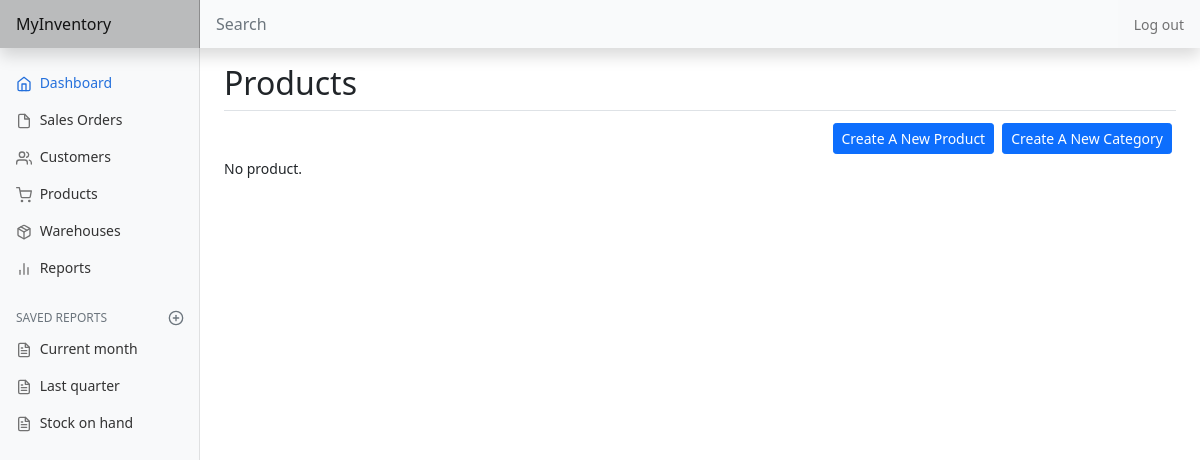
The page /product/list (signed in) on the database as committed earlier.
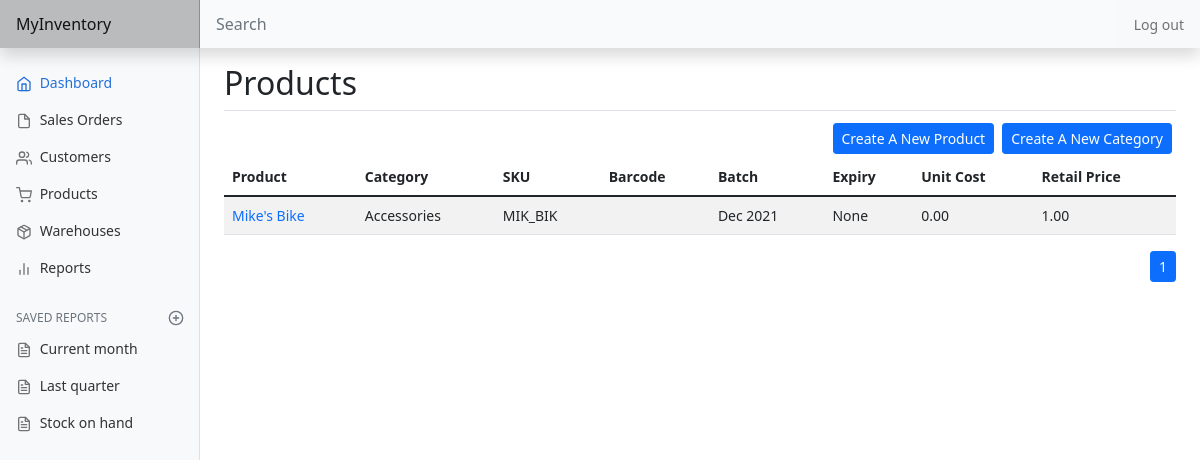
The same page on the database as committed later.
### inventory/models.py (models this page shows, shortened)
class Product(models.Model):
    user = models.ForeignKey(
        User, on_delete=models.CASCADE, related_name="products")
    name = models.CharField(max_length=100)
    sku = models.CharField(blank=True, max_length=20)
    barcode = models.CharField(blank=True, max_length=32)
    category = models.ForeignKey(ProductCategory, on_delete=models.PROTECT)
    batch = models.CharField(max_length=20)
    expiry_date = models.DateField(null=True, blank=True)
    unit_cost = models.DecimalField(
        max_digits=19, decimal_places=10, default=0)
    retail_price = models.DecimalField(
        max_digits=19, decimal_places=10, default=1)

class ProductCategory(models.Model):
    user = models.ForeignKey(
        User, on_delete=models.CASCADE, related_name="categories")
    category = models.CharField(max_length=64)
    def __str__(self):
        return f"{ self.category }"

### inventory/views.py (the view)
# urls.py: path('product/list', views.product, name="product"),
@ login_required
def product(request):
    if not request.user.is_authenticated:
        return JsonResponse(status=404)
    products = Product.objects.filter(user=request.user).order_by('name')
    return render(request, "inventory/product.html", {
        'page_obj': paginate_items(request, products),
    })

### inventory/util.py (called while the page is built)
def paginate_items(request, items):
    paginator = Paginator(items, ITEMS_PER_PAGE)
    page_number = request.GET.get('page')
    page_obj = paginator.get_page(page_number)
    return page_obj

### inventory/templates/inventory/product.html (shortened to what this page needs)
{% extends 'inventory/layout.html' %}
{% block body %}
    <h2>Products</h2>
    <div class="d-flex justify-content-end border-top pt-2">
        <a class="btn btn-sm btn-primary m-1" href="{% url 'create_product' %}">Create A New Product</a>
        <a class="btn btn-sm btn-primary m-1" href="{% url 'create_category' %}">Create A New Category</a>
    </div>
    {% if not page_obj.object_list %}
        <span class="pagination">No product.</span>
    {% else %}
        <div class="table-responsive-md">
            <table class="table table-striped table-hover">
                <thead>
                    <tr class="table-striped">
                        <th scope="col">Product</th>
                        <th scope="col">Category</th>
                        <th scope="col">SKU</th>
                        <th scope="col">Barcode</th>
                        <th scope="col">Batch</th>
                        <th scope="col">Expiry</th>
                        <th scope="col">Unit Cost</th>
                        <th scope="col">Retail Price</th>
                    </tr>
                </thead>
                <tbody>
                    {% for product in page_obj %}
                        <tr class="table-striped">
                            <td><a class="edit-link" href="{% url 'edit_product' product.id %}">{{ product.name }}</a></td>
                            <td>{{ product.category }}</td>
                            <td>{{ product.sku }}</td>
                            <td>{{ product.barcode }}</td>
                            <td>{{ product.batch }}</td>
                            <td>{{ product.expiry_date }}</td>
                            <td>{{ product.unit_cost|floatformat:2}}</td>
                            <td>{{ product.retail_price|floatformat:2 }}</td>
                        </tr>
                    {% endfor %}
                </tbody>
            </table>
        </div>
        {% include 'inventory/pagination.html' %}
    {% endif %}
{% endblock %}

Rows that differ between the two databases and show on the page:
added Product: name "Mike's Bike", category "Accessories", sku "MIK_BIK", batch "Dec 2021", expiry_date "None", unit_cost "0.00", retail_price "1.00"
Other text that changed with them:
text no longer shown: "No product."
text now shown: "Product Category SKU Barcode Batch Expiry Unit Cost Retail Price"
new list line: "1"
